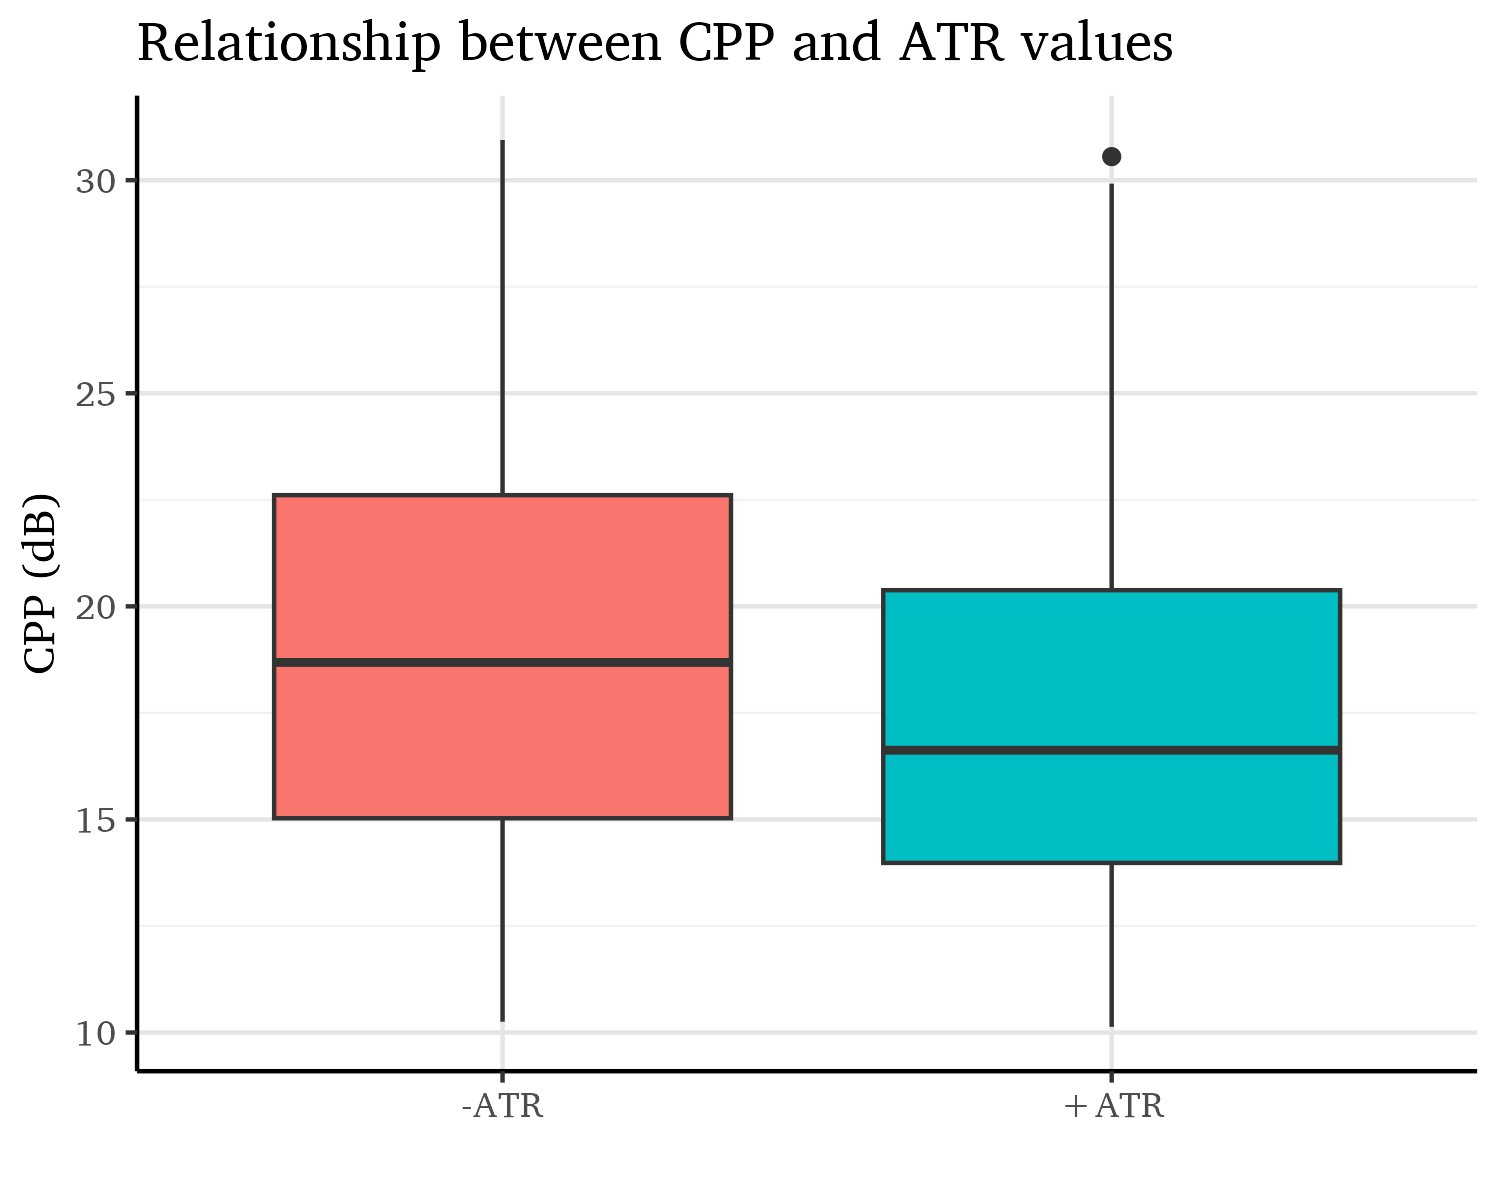

Write R code to recreate this figure.
install.packages("readODS")
library(readODS)
library(ggplot2)
library(viridis)
library(extrafont)
font_import(pattern = "CharisSIL", prompt = FALSE)
loadfonts()

# Define a white background theme
white_theme <- theme(
  panel.background = element_rect(fill = "white"),
  plot.background = element_rect(fill = "white"),
  panel.grid.major = element_line(color = "grey90"),
  panel.grid.minor = element_line(color = "grey95"),
  legend.background = element_rect(fill = "white"),
  axis.line = element_line(color = "black"),
  text=element_text(family="Charis SIL")
)

data <- read.csv("~/GitHub/jipa-akan/figures/figure08/Akan-final-2values.csv")


# Makes sure all 0s are numerical 
data[] <- lapply(data, function(x) if (is.character(x)) trimws(x) else x)

# Convert to numeric if needed
data$CPP <- as.numeric(data$CPP)
data$H1H2c <- as.numeric(data$H1H2c)

filtered_data <- data %>%
  filter(CPP != 0, H1H2c != 0)

# Boxplot of CPP values by ATR
figure8 <- ggplot(filtered_data, aes(x = ATR, y = CPP, fill = ATR)) +
  geom_boxplot() +
  labs(title = "Relationship between CPP and ATR values",
       x = "",
       y = "CPP (dB)") +
  white_theme +
  scale_color_viridis()+
  theme(legend.position = "none")

figure8

ggsave(figure8,
       file = "~/GitHub/jipa-akan/figures/figure08/figure8.png",
       height = 4, width = 5, dpi = 300)
